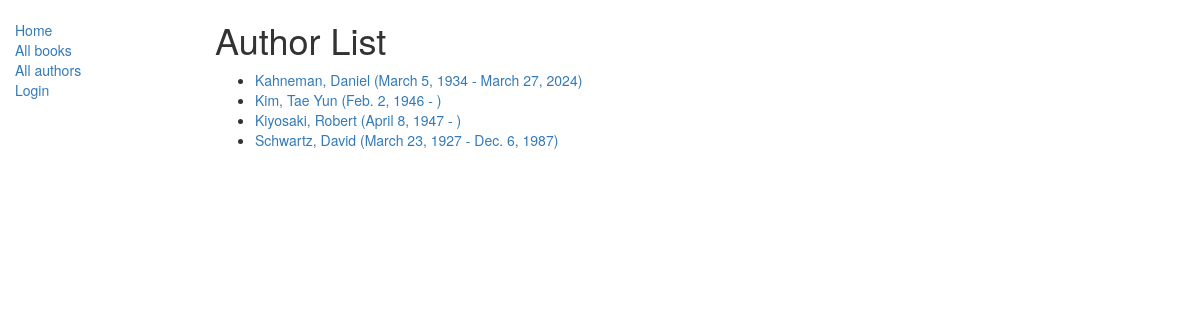
The app's page /catalog/authors/, older data.
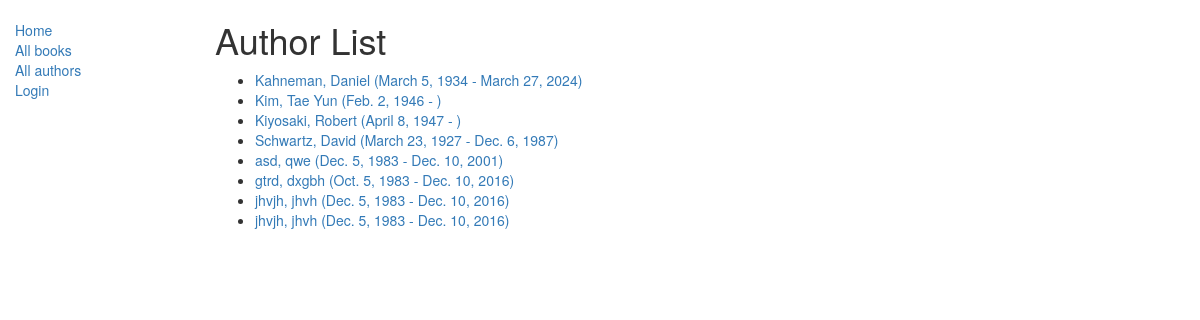
The same page, newer data.
### catalog/models.py (models this page shows)
class Author(models.Model):
    first_name = models.CharField(max_length=100)
    last_name = models.CharField(max_length=100)
    date_of_birth = models.DateField(null=True, blank=True)
    date_of_death = models.DateField('Died', null=True, blank=True)
    def get_absolute_url(self):
        return reverse('author-detail', args=[str(self.id)])
    def __str__(self):
        return '%s, %s' % (self.last_name, self.first_name)
    class Meta:
        ordering = ['last_name']

### catalog/views.py (the view)
# urls.py: path('authors/', views.AuthorListView.as_view(), name='authors'),
class AuthorListView(generic.ListView):
    model = Author
    paginate_by = 10

### catalog/templates/catalog/author_list.html
{% extends "base_generic.html" %}
{% block content %}
<h1>Author List</h1>
{% if author_list %}
  <ul>
  {% for author in author_list %}
    <li>
      <a href="{{ author.get_absolute_url }}">
      {{ author }} ({{author.date_of_birth}} - {% if author.date_of_death %}{{author.date_of_death}}{% endif %})
      </a>
    </li>
  {% endfor %}
 </ul>
{% else %}
  <p>There are no authors available.</p>
{% endif %}
{% endblock %}

Row changes from the older to the newer data that the page shows:
added Author: last_name+first_name "asd, qwe", date_of_birth "Dec. 5, 1983", date_of_death "Dec. 10, 2001"
added Author: last_name+first_name "gtrd, dxgbh", date_of_birth "Oct. 5, 1983", date_of_death "Dec. 10, 2016"
added Author: last_name+first_name "jhvjh, jhvh", date_of_birth "Dec. 5, 1983", date_of_death "Dec. 10, 2016"
added Author: last_name+first_name "jhvjh, jhvh", date_of_birth "Dec. 5, 1983", date_of_death "Dec. 10, 2016"
